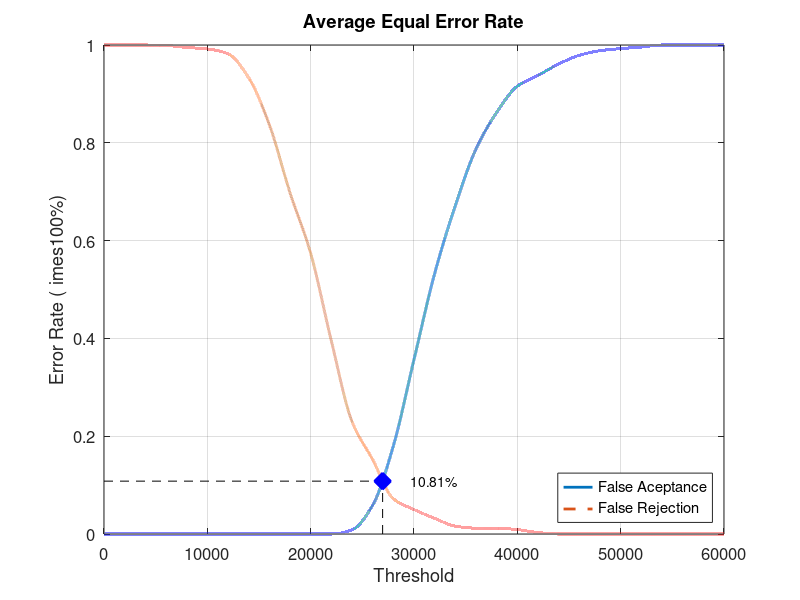
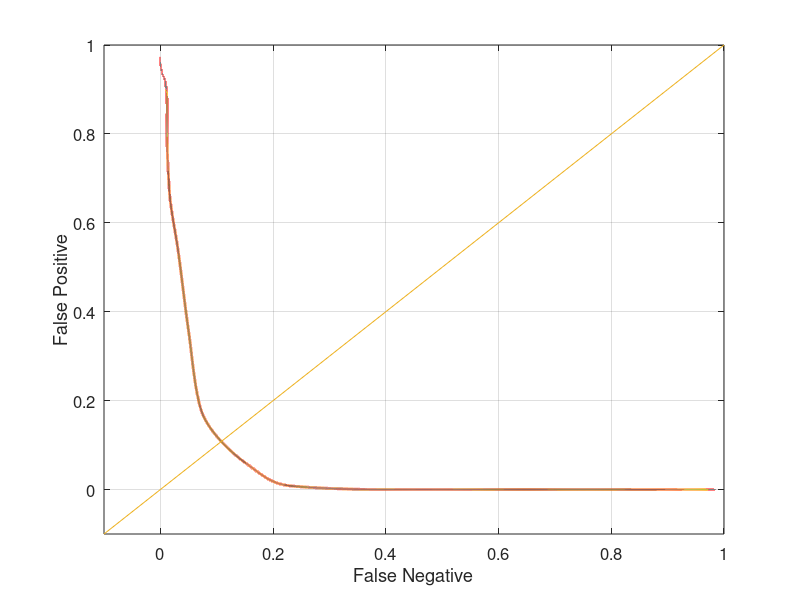

The MATLAB source for these figures, in order:
close all;
clear;
clc;
x = 0:2000:60000;
xq = 0:0.5:60000;

y0 = [0 0 0 0 0 0 0 0 0 0 0 0 0.00842105 0.0589474 0.18 0.356842 0.532632 0.671579 0.787368 0.862105 0.915789 0.937895 0.961053 0.978947 0.988421 0.992632 0.99579 1 1 1 1]
yy0 = interp1(x, y0, xq, 'pchip');
y1 = [1 1 1 0.999 0.995 0.992 0.982 0.933 0.837 0.698 0.574 0.395 0.23 0.152 0.072 0.05 0.032 0.016 0.012 0.012 0.009 0.003 0 0 0 0 0 0 0 0 0]
yy1 = interp1(x, y1, xq, 'pchip');

% Calculating EER: 
y2 = abs(y0 - y1);
find(y2 == min(y2))
yy2 = abs(yy0 - yy1);
xEER = find(yy2 == min(yy2));
xEERIndex = xq(xEER) % X-axis EER
yEER = yy0(xEER) % Y-axis EER

main = figure
plot(xq, yy0,'-','LineWidth', 2);	hold on
plot(xq, yy1,'--','LineWidth', 2);	hold on
plot([xEERIndex xEERIndex], [0 yEER], 'k--');	hold on
plot([0 xEERIndex], [yEER yEER], 'k--');	hold on
plot(xEERIndex, yEER, 'bx', 'LineWidth', 10);	hold on
text(xEERIndex + 10 * xEERIndex / 100, yEER, [num2str(round((10000 * yEER)) / 100) '%'])
legend('False Aceptance', 'False Rejection', 'Location', 'SouthEast')
xlabel('Threshold')
ylabel('Error Rate (	imes100%)')
title('Average Equal Error Rate')
set(gca, 'FontSize', 12)
axis([0 60000 0 1])
grid on

print(main, 'Database1AverageMain', '-dpng');
FNRxFPR = figure('Color', [1 1 1]);
plot(yy1, yy0, '-', yy1, yy0, 'LineWidth', 2);
hold on
y = -0.1:0.1:1
plot(y, y); 
set(gca, 'FontSize', 12)
xlabel('False Negative')
ylabel('False Positive')
axis([-0.1 1 -0.1 1])
set(gca, 'FontSize', 12)
grid on

print(FNRxFPR, 'Database1AverageFNRxFPR','-dpng');
